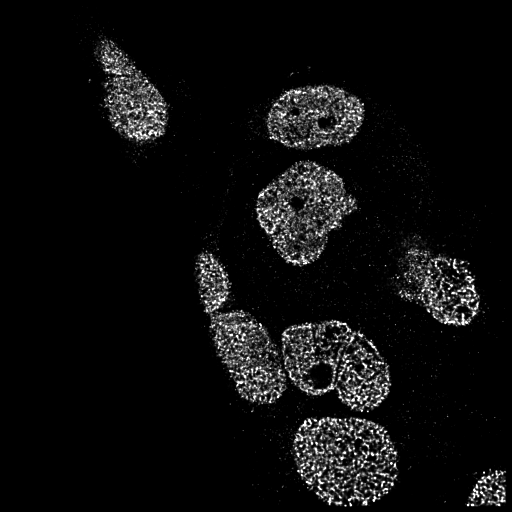
#> input picture Examples/Cell Line/Images/Cell1.png, 512 x 512 px; its folder holds only this picture in this run
$ jupyter execute --allow-errors ANCIS_Local_Windows.ipynb   (shell and % lines are left out)
#> lines starting #> are read from the running program, lines starting #| are printed output that depends on the picture
## **ANCIS Training and Detection**
Attentive neural cell instance segmentation,

**Code:** ANCIS-Pythorch https://github.com/yijingru/ANCIS-Pytorch

**Paper:** Jingru Yi, Pengxiang Wu, Menglin Jiang, Qiaoying Huang, Daniel J. Hoeppner, Dimitris N. Metaxas, Attentive neural cell instance segmentation, Medical Image Analysis, Volume 55, 2019, Pages 228-240, https://doi.org/10.1016/j.media.2019.05.004.

---

**Installation:** Packages require local installation. Tested on:

cuda 10.0 & cudnn 7

python 3.6.9 (or 3.7.4)

pytorch > 0.4.0
*(if you receive a "...torch.cuda.is_available() is False..." error, it may be nessecary to manually install an alternate version of pytorch, as described here: https://pytorch.org/get-started/previous-versions/)*

numpy, scipy, Pillow, pickle, cython, matplotlib, scikit-image, opencv-python, h5py, imgaug, iPython, tkinter

---

***Manual Install**

The following packages must be installed manually:

Cuda Toolkit 10.0:  https://developer.nvidia.com/cuda-10.0-download-archive

cuDNN v7.6.5 for CUDA 10.0:  https://developer.nvidia.com/rdp/cudnn-archive

Python 3.6.9:  https://www.python.org/downloads/release/python-369/

  OR

Python 3.7.4 (windows installer):  https://www.python.org/downloads/release/python-374/

---

**Begin:**  The first step, is to gather your data into two directories (folders).  One for the original images to be processed and one for data labels.

Additionally, if you are testing only and do not have labels, that is fine.  If you are conducting training, labels are required.  Annotation files are not required.

---

**Next:**  Connect to local computer.
- - -
***Connecting to Local Runtime:**

First time users follow the setup instructions here:
https://research.google.com/colaboratory/local-runtimes.html

Subsequent users can use the following instructions

. . . . . . . . . . . . . . . . . . . . . . . . . . . . . . . . . . . . . . . .

Enter the following into command prompt:

*jupyter notebook   --NotebookApp.allow_origin='https://colab.research.google.com'   --port=8888   --NotebookApp.port_retries=0 --allow-root --no-browser*

Copy the http address that appears in the **command window**, near the bottom of the current output. (e.g. *http://localhost:8888/?token=a887174a56c905d5421fc88b2086782d53dfa034a7e690d0*) [Note: do NOT copy this address, it's just an example] [Note2: better to use the "localhost:8888" url rather than the "127.0.0.1:8888".  You'll see what I mean]

Connect to Local Runtime by clicking the down arrow next to the "Connect" button in the top right of this window.  Then click "Connect to local runtime".

Paste the copied http address into the input line on the popup window. Click Connect.  (Note: if an old address is already in the line, replace it with the new one)

For more info:
see: https://research.google.com/colaboratory/local-runtimes.html

---

**After That:** Adjust values in each section of the code.  Use defaults if unsure. Run each section.

---

**Then:**  Train or Test

---

**NOTES:**  Click folder on the left side <----- to see files. Then click "up arrow on folder" icon to get full list.

Noise detection does not always work properly, due to variations in images.  You may have to train on your own data using the UNet file.

If instance detection results are poor, you may have to train your own weights.

# **I. Download Requirements and Import Libraries**

[cell 1]
#@markdown ___
#@markdown ## **A. Install Dependencies**
#@markdown Do you need to install dependencies (only required to install once)?
INSTALL = False #@param {type: 'boolean'}

if INSTALL:

  !pip install opencv-python numpy scikit-image shutil
  !pip install torch>0.4.0

[cell 2]
#@markdown ___
#@markdown ## **B. Install ANCIS**
import os
#@markdown Set path to install ANCIS, or path to existing ANCIS installation:
ANCIS_PATH = 'C:\\Users\\CAM417\\Python Code\\ANCIS-Pytorch' #@param {type: 'string'}

if INSTALL:
  os.chdir(ANCIS_PATH)
  !git clone --quiet https://github.com/yijingru/ANCIS-Pytorch.git
  ANCIS_PATH = os.path.join(ANCIS_PATH,"ANCIS-Pytorch")

os.chdir(ANCIS_PATH)
print(ANCIS_PATH)

#@markdown NOTE: For windows, in **ANCIS-Pytorch\dec_utils** & **ANCIS-Pytorch\seg_utils** folders:

#@markdown in **dec_kaggle_dataset.py** & **seg_kaggle_dataset.py** files:

#@markdown replace in lines 50 & 52, respectively:

#@markdown barcode = img_file.split('/')[-1].split('.')[0] *with* barcode = img_file.split('\\\\')[-1].split('.')[0]

#@markdown *use ('/') for Linux, windows will recognize this as 'endline'*

[cell 3]
#@markdown ___
#@markdown ## **C. Import Libraries**

import os
import cv2
import numpy as np
import pickle
import skimage
from skimage.measure import label, regionprops
import shutil
from tifffile import imread

import torch
import torch.nn as nn
import torch.optim as optim
from torch.optim import lr_scheduler

import tkinter as tk
from tkinter import filedialog

root = tk.Tk()
root.withdraw()

# **II. Set Data Paths, Import Data and Process**

[cell 4]
#@markdown ___

#@markdown ## **A. Testing or Training?**
Select = 'Train' #@param ["Test", "Train"] {type:"string"}
#@markdown If Training, are You Using Validation Images (check for yes)?
VAL = False #@param {type: 'boolean'}
NR = False

#@markdown ## **B. Provide Processed Image Path**
#@markdown Your Images will be Processed to Fit the Network Requirements, and Saved to this Path for use in Testing or Training.
PROC_PATH = "D:\\Images\\Proc" #@param {type: "string"}
if not os.path.exists(PROC_PATH):
  os.makedirs(PROC_PATH)

#@markdown ## **C. Set Data Paths**
#@markdown --- Run this Cell and Use the File Prompt to Select Your Image Directories. (New window opens behind current window, in some cases)

#@markdown *You Must Select an Image Directory for Testing.*

#@markdown *For Training, Both and Image and a Label Directory are Required. Validation Set Image and Label Directories are Recommended, but not Required.*
TRAIN_PATH = "/home/chris/Trunk/PythonProjects/Images"
LABEL_PATH = "/home/chris/Trunk/PythonProjects/Images"
VAL_PATH = "/home/chris/Trunk/PythonProjects/Images"
VAL_LABEL_PATH = "/home/chris/Trunk/PythonProjects/Images"
TEST_PATH = "/home/chris/Trunk/PythonProjects/Images"

if Select == 'Train':
  print("Select Training Image Directory")
  TRAIN_PATH = filedialog.askdirectory(title="Select Training Image Directory")
#> the answer given: Examples/Cell Line/Images
  print(TRAIN_PATH)
  print('**********************************************************************')
  print("Select Training Label Directory")
  LABEL_PATH = filedialog.askdirectory(title="Select Training Label Directory")
#> the answer given: Examples/Cell Line/Images
#> further down, img is the input picture: shape (512, 512); min 0, max 255, mean 13.2
#> `MP = (np.mean(img,axis=(0,1)) + MP)`: MP = 13.17
#> `img2 = label(img2)`:
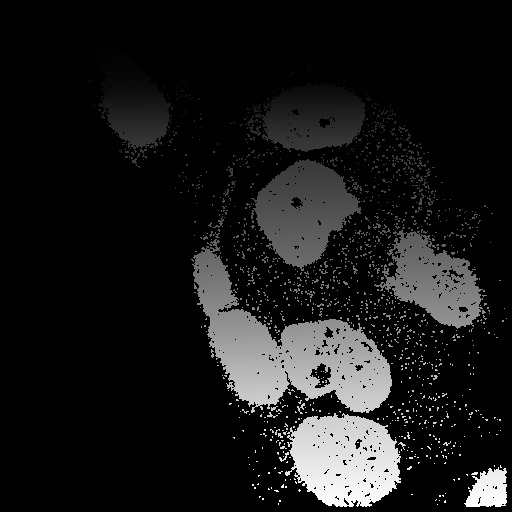
#> img2: shape (512, 512, 3) int64; min 0, max 44117, mean 4343.3; drawn with min black and max white
#> `P = img2.max()`: P = 44117
  annoDir = LABEL_PATH
  print(LABEL_PATH)
  root.destroy
  if VAL == True:
    print('**********************************************************************')
    print("Select Validation Image Directory")
    VAL_PATH = filedialog.askdirectory(title="Select Validation Image Directory")
    print(VAL_PATH)
    print('**********************************************************************')
    print("Select Validation Label Directory")
    VAL_LABEL_PATH = filedialog.askdirectory(title="Select Validation Label Directory")
    print(VAL_LABEL_PATH)
    root.destroy
elif Select == 'Test':
  print("Select Testing Image Directory")
  TEST_PATH = filedialog.askdirectory(title="Select Testing Image Directory")
  print(TEST_PATH)
  root.destroy

[cell 5]
#@markdown ___
#@markdown ## **D. Resizing Images**
#@markdown

#@markdown Do You Want to Resize Your Images?

#@markdown *Downsizing your data can decrease training time and memory requirements.
#@markdown If you are using one of our pretrained models, (512x512) is required.*
#@markdown

Resize = False #@param  {type:"boolean"}

#@markdown Resize to MxN
M = 512 #@param {type:"integer"}
N = 512 #@param {type:"integer"}

#@markdown NOTE: *Resizing Operations Performed on Testing and Training Datasets Should be the Same.  If the Training Set was Resized Using ImageJ (for example) then the Test Set Should be Similarly Resized (rather than using this function).*

[cell 6]
#@markdown ___
#@markdown ## **E. Normalization**

#@markdown Conduct Normalization?
NORM = False #@param {type:"boolean"}

#@markdown *Useful when testing low contrast images*

#@markdown *May have unintended side effects on normal or high contrast images*

[cell 7]
#@markdown ___
#@markdown ## **F. Noise Detection and Removal**

#@markdown Would you like to conduct noise detection and removal (check for yes)?

#@markdown *For Test Images.  Makes Little Difference on Training Set.*
NR = False #@param {type: "boolean"}

if NR == True:
  #@markdown --- Select Path to Input Images (*Default is Test Image Path*)
  INPUT_IMG_PATH =  TEST_PATH #@param {type: "raw"}
  print(INPUT_IMG_PATH)
  #@markdown --- Select Path to Save DeNoised Images
  IMG_SAVE_PATH = "D:\\Images\\imagesDN" #@param {type: "string"}
  if not os.path.exists(IMG_SAVE_PATH):
    os.makedirs(IMG_SAVE_PATH)
  #@markdown --- Select Path to Save Noise Detection Maps
  NOISE_MAP = "D:\\Images\\Nmap" #@param {type:"string"}
  if not os.path.exists(NOISE_MAP):
    os.makedirs(NOISE_MAP)
  #@markdown

#@markdown **Do you Have UNET Installed?**
UNET = True #@param {type:'boolean'}
#@markdown --- If Yes, Provide the Path Below

#@markdown --- If No, Install to the Folder Below
UNET_PATH = "C:\\Users\\CAM417\\Python Code\\unet" #@param {type: 'string'}
#@markdown

#@markdown --- Select UNet CNN Weights to use for Noise Detection.

#@markdown *adjust paths to your system*
NOISE_WEIGHTS = "Tissue" #@param ["Tissue", "Cell", "Select"] {type: "string"}
if NOISE_WEIGHTS == "Tissue":
  #@markdown Tissue
  NW = 'D:\\Weights\\unet_noise_cell_line.hdf5' #@param {type:"string"}
elif NOISE_WEIGHTS == "Cell":
  #@markdown Cell
  NW = 'D:\\Weights\\unet_noise_cell_line.hdf5' #@param {type:"string"}
elif NOISE_WEIGHTS == "Select":
  print("Use popup window to select weights")
  wp = filedialog.askopenfile(title=("Select Weights"))
  NW = wp.name

print(NW)

if NR == True:

  os.chdir(UNET_PATH)
  if UNET == False:
    !git clone --quiet https://github.com/zhixuhao/unet.git
    %cd unet
    UNET_PATH = os.path.join(UNET_PATH, "unet")

  from model import *
  from data import *
  import numpy as np
  import cv2
  import os
  import glob
  import skimage.io as io
  import skimage.transform as trans

  model = load_model(NW)
  test_path = INPUT_IMG_PATH
  save_path = NOISE_MAP
  save_path2 = IMG_SAVE_PATH
  container = np.zeros((M,N,1,1));

  # [28 lines left out: functions bin_ndarray, image_normalized, not called in this run]

  for name in os.listdir(test_path):
    image_path = os.path.join(test_path,name)
    if os.path.isdir(image_path):
      continue
    ll = len(name)
    img,img_size, imgT = image_normalized(image_path)
    img = np.reshape(img,img.shape+(1,))
    results = model.predict(img)
    out = np.zeros(img.shape)

    out = 255*results[0,:,:,0];

    cv2.imwrite(os.path.join(save_path, ("%s") % (name[0:ll-3]+'png')), out)

    imgDN = imgT - out

    cv2.imwrite(os.path.join(save_path2, ("%s") % (name[0:ll-3]+'png')), imgDN)

    print(name)

[cell 8]
#@markdown ___
#@markdown ## **G. Process Data**
#@markdown Process Selected Image Directories
os.chdir(ANCIS_PATH)
# [43 lines left out: functions bin_ndarray, reject_outliers, not called in this run]

MP = 0
Num = 0
fin = 0

Spath = PROC_PATH
if NR == True:
  PATH = IMG_SAVE_PATH
else:
  if Select == "Train":
    PATH = TRAIN_PATH
  elif Select == "Test":
    PATH = TEST_PATH

if not os.path.exists(os.path.join(Spath, "Labels")):
  os.makedirs(os.path.join(Spath, "Labels"))
annoDir = os.path.join(Spath, "Labels")

#@markdown Do You Wish to Process and Write Your Data to PROC_PATH?
Write = False #@param {type:"boolean"}
NME = Select
#> (the rest of this cell did not finish here and is left out)


$ run again, on Examples/Cell Line/Images/Pol2_SUV39h1_4.png
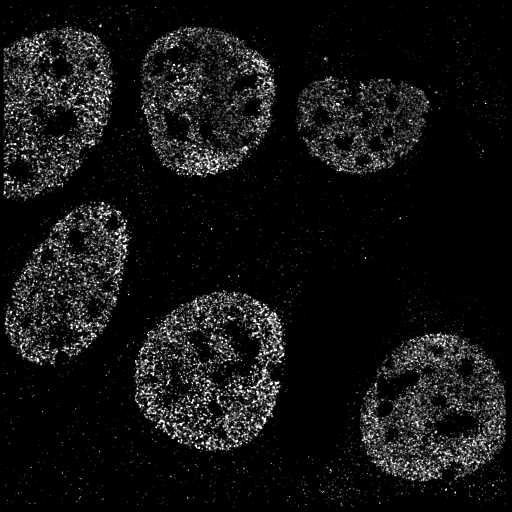
#> input picture Examples/Cell Line/Images/Pol2_SUV39h1_4.png, 512 x 512 px
#> img is the input picture: shape (512, 512); min 0, max 255, mean 18.5
#> MP = 18.51
#> `img2 = label(img2)`:
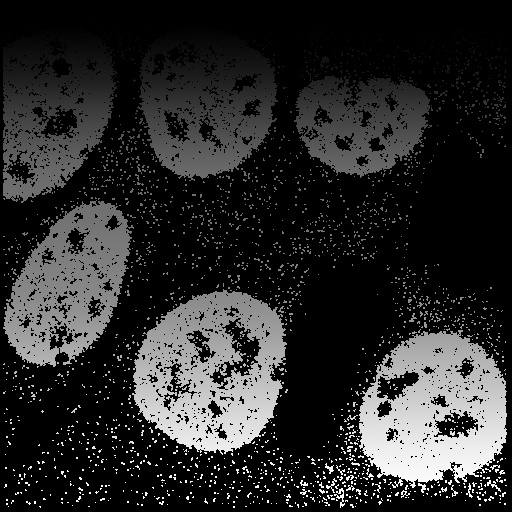
#> img2: shape (512, 512, 3) int64; min 0, max 77663, mean 12998.2; drawn with min black and max white
#> P = 77663

$ run again, on Examples/Cell Line/Images/Cell2.png
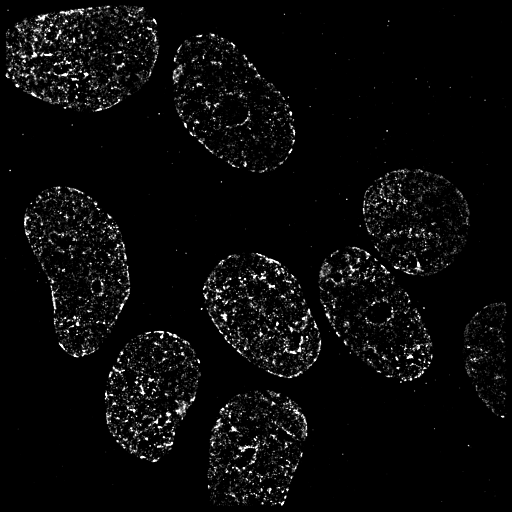
#> input picture Examples/Cell Line/Images/Cell2.png, 512 x 512 px
#> img is the input picture: shape (512, 512); min 0, max 255, mean 9.5
#> MP = 9.45
#> `img2 = label(img2)`:
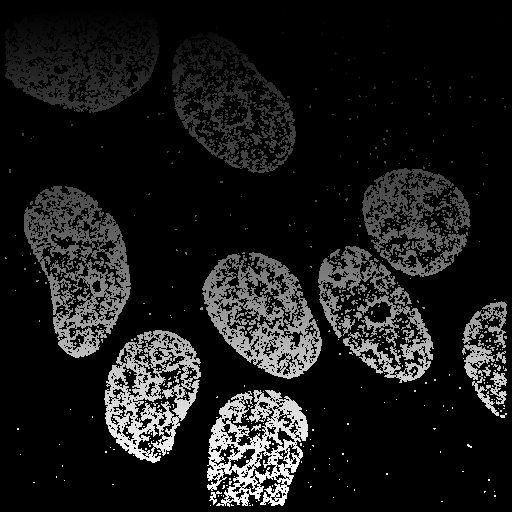
#> img2: shape (512, 512, 3) int64; min 0, max 44727, mean 4638.7; drawn with min black and max white
#> P = 44727
